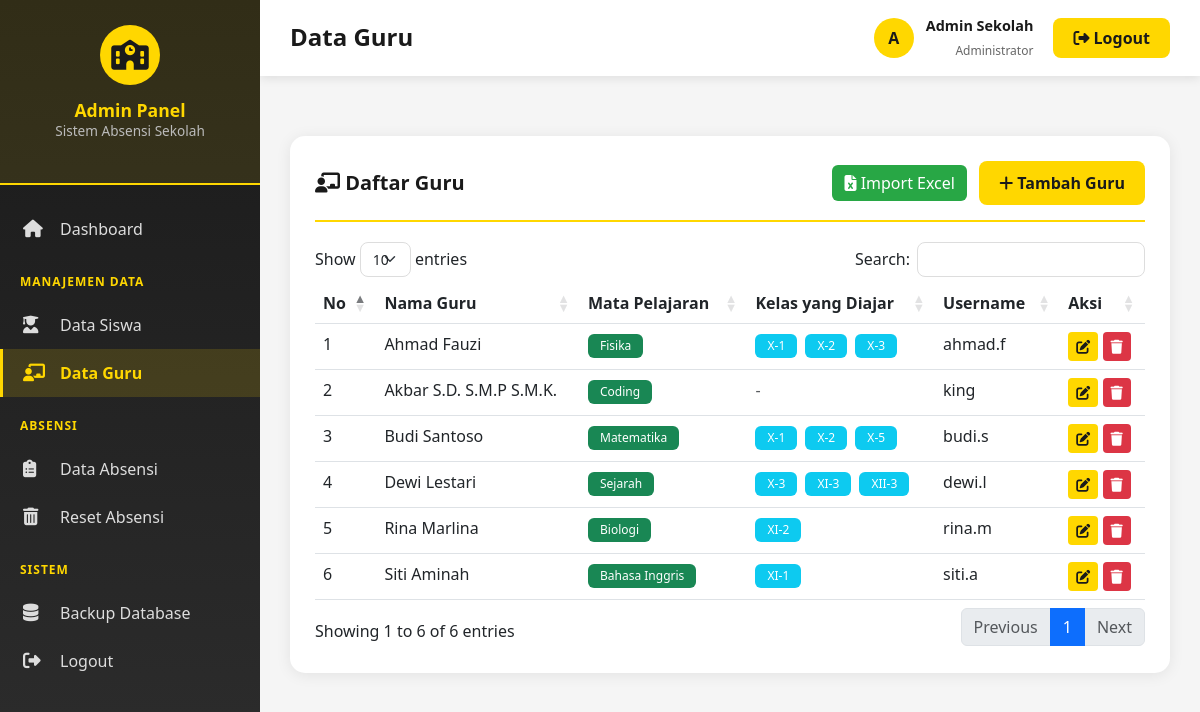
Screenshot of /admin/data_guru.php (signed in) with the database file from the repository.
### tables this page shows
CREATE TABLE `guru` (
  `id_guru` int(11) NOT NULL,
  `nama_guru` varchar(100) NOT NULL,
  `username` varchar(50) NOT NULL,
  `password` varchar(255) NOT NULL,
  `mapel` varchar(50) NOT NULL
);

### admin/data_guru.php (the view, shortened to what this page needs)
<?php
require_once 'includes/header.php';
$guru = $conn->query("
    SELECT g.*,
           GROUP_CONCAT(DISTINCT gk.kelas ORDER BY gk.kelas SEPARATOR ', ') as kelas_ajar
    FROM guru g
    LEFT JOIN guru_kelas gk ON g.id_guru = gk.id_guru
    GROUP BY g.id_guru
    ORDER BY g.nama_guru ASC
");
?>
<div class="table-card">
    <div class="table-header">
        <h5><i class="fas fa-chalkboard-teacher"></i> Daftar Guru</h5>
        <div>
            <button class="btn btn-success me-2" data-bs-toggle="modal" data-bs-target="#modalImport">
                <i class="fas fa-file-excel"></i> Import Excel
            </button>
            <button class="btn btn-primary" data-bs-toggle="modal" data-bs-target="#modalGuru" onclick="resetForm()">
                <i class="fas fa-plus"></i> Tambah Guru
            </button>
        </div>
    </div>
    <div class="table-responsive">
        <table class="table table-hover data-table">
            <thead>
                <tr>
                    <th>No</th>
                    <th>Nama Guru</th>
                    <th>Mata Pelajaran</th>
                    <th>Kelas yang Diajar</th>
                    <th>Username</th>
                    <th>Aksi</th>
                </tr>
            </thead>
            <tbody>
                <?php
                $no = 1;
                while($row = $guru->fetch_assoc()):
                ?>
                    <tr>
                        <td><?php echo $no++; ?></td>
                        <td><?php echo $row['nama_guru']; ?></td>
                        <td><span class="badge bg-success"><?php echo $row['mapel']; ?></span></td>
                        <td>
                            <?php if ($row['kelas_ajar']): ?>
                                <?php
                                $kelas_arr = explode(', ', $row['kelas_ajar']);
                                foreach ($kelas_arr as $k):
                                ?>
                                    <span class="badge bg-info me-1"><?php echo $k; ?></span>
                                <?php endforeach; ?>
                            <?php else: ?>
                                <span class="text-muted">-</span>
                            <?php endif; ?>
                        </td>
                        <td><?php echo $row['username']; ?></td>
                        <td>
                            <button onclick="editGuru(<?php echo $row['id_guru']; ?>)" class="btn btn-sm btn-warning" title="Edit">
                                <i class="fas fa-edit"></i>
                            </button>
                            <button onclick="confirmDelete('?delete=<?php echo $row['id_guru']; ?>', 'Hapus guru <?php echo $row['nama_guru']; ?>?')" class="btn btn-sm btn-danger" title="Hapus">
                                <i class="fas fa-trash"></i>
                            </button>
                        </td>
                    </tr>
                <?php endwhile; ?>
            </tbody>
        </table>
    </div>
</div>
<?php require_once 'includes/footer.php'; ?>

### admin/includes/header.php (style rules this page uses)
:root { --primary-yellow: #FFD700; --dark-yellow: #FFC700; --primary-black: #1a1a1a; --secondary-black: #2d2d2d; --sidebar-width: 260px; }
* { margin: 0; padding: 0; box-sizing: border-box; }
body { font-family: 'Segoe UI', Tahoma, Geneva, Verdana, sans-serif; background: #f5f5f5; }
.table-card { background: white; border-radius: 15px; padding: 25px; box-shadow: 0 2px 15px rgba(0,0,0,0.08); margin-top: 30px; }
.table-header { display: flex; justify-content: space-between; align-items: center; margin-bottom: 20px; padding-bottom: 15px; border-bottom: 2px solid var(--primary-yellow); }
.table-header h5 { margin: 0; color: var(--primary-black); font-weight: 600; }
.btn-primary { background: var(--primary-yellow); border: none; color: var(--primary-black); font-weight: 600; padding: 10px 20px; border-radius: 8px; transition: all 0.3s ease; }
.btn-success { background: #28a745; border: none; }
.btn-danger { background: #dc3545; border: none; }
.btn-warning { background: var(--primary-yellow); color: var(--primary-black); border: none; }
.badge { padding: 6px 12px; border-radius: 6px; font-weight: 500; }

### rows the page displays
guru: nama_guru "Ahmad Fauzi", mapel "Fisika", k "X-1", k "X-2", k "X-3", username "ahmad.f"
guru: nama_guru "Akbar S.D. S.M.P S.M.K.", mapel "Coding", username "king"
guru: nama_guru "Budi Santoso", mapel "Matematika", k "X-1", k "X-2", k "X-5", username "budi.s"
guru: nama_guru "Dewi Lestari", mapel "Sejarah", k "X-3", k "XI-3", k "XII-3", username "dewi.l"
guru: nama_guru "Rina Marlina", mapel "Biologi", k "XI-2", username "rina.m"
guru: nama_guru "Siti Aminah", mapel "Bahasa Inggris", k "XI-1", username "siti.a"

### other values shown
$page_title "Data Guru"
substr($_SESSION['admin_nama'], 0, 1) "A"
$_SESSION['admin_nama'] "Admin Sekolah"
